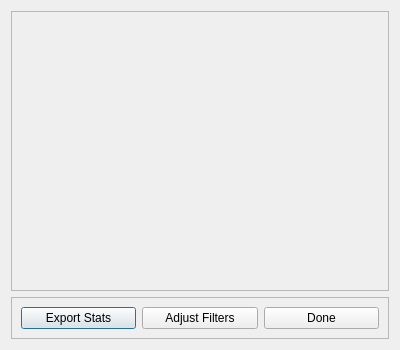
<?xml version="1.0" encoding="UTF-8"?>
<ui version="4.0">
 <class>EventStats</class>
 <widget class="QDialog" name="EventStats">
  <property name="geometry">
   <rect>
    <x>0</x>
    <y>0</y>
    <width>400</width>
    <height>350</height>
   </rect>
  </property>
  <property name="windowTitle">
   <string>Qute Event Stats</string>
  </property>
  <layout class="QVBoxLayout" name="verticalLayout">
   <item>
    <widget class="QScrollArea" name="scrollArea">
     <property name="widgetResizable">
      <bool>true</bool>
     </property>
     <widget class="QWidget" name="scrollAreaWidgetContents">
      <property name="geometry">
       <rect>
        <x>0</x>
        <y>0</y>
        <width>380</width>
        <height>273</height>
       </rect>
      </property>
      <layout class="QHBoxLayout" name="horizontalLayout_2"/>
     </widget>
    </widget>
   </item>
   <item>
    <widget class="QFrame" name="frame">
     <property name="frameShape">
      <enum>QFrame::StyledPanel</enum>
     </property>
     <property name="frameShadow">
      <enum>QFrame::Raised</enum>
     </property>
     <layout class="QHBoxLayout" name="horizontalLayout">
      <item>
       <widget class="QPushButton" name="exportStatsButton">
        <property name="text">
         <string>Export Stats</string>
        </property>
       </widget>
      </item>
      <item>
       <widget class="QPushButton" name="adjustFiltersButton">
        <property name="enabled">
         <bool>true</bool>
        </property>
        <property name="text">
         <string>Adjust Filters</string>
        </property>
       </widget>
      </item>
      <item>
       <widget class="QPushButton" name="cancelButton">
        <property name="text">
         <string>Done</string>
        </property>
       </widget>
      </item>
     </layout>
    </widget>
   </item>
  </layout>
 </widget>
 <resources/>
 <connections/>
</ui>
